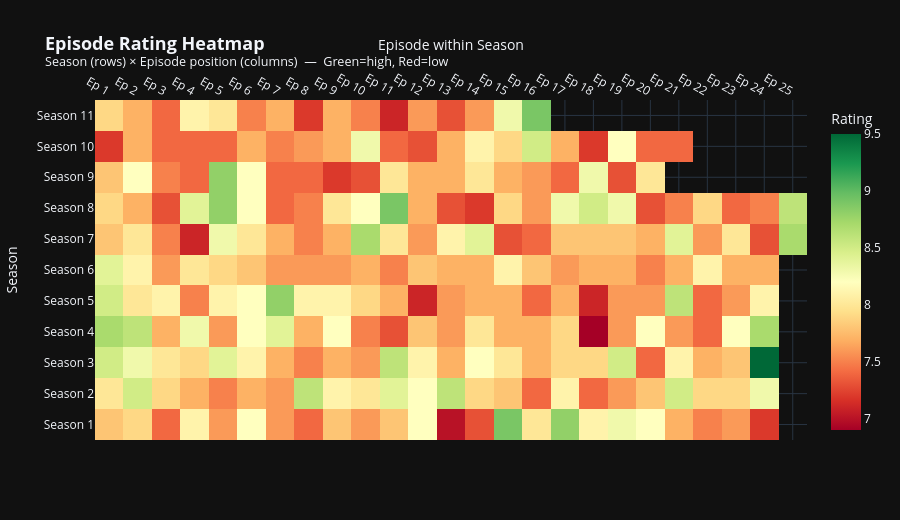

The notebook cell this image was saved under:
### Markdown cell above
## 🔥 Chart 4 — Rating Heatmap

### Code cell
# ── Chart 4: Rating Heatmap ───────────────────────────────────────────────────
pivot       = df_rated.pivot_table(index='season', columns='episode', values='rating')
title_pivot = df_rated.pivot_table(index='season', columns='episode',
                                    values='title', aggfunc='first')
hover_text = []
for s in pivot.index:
    row = []
    for e in pivot.columns:
        try:
            rv = pivot.loc[s, e];  tv = title_pivot.loc[s, e]
            row.append(f'S{s:02d}E{e:02d}: {tv}<br>Rating: {rv:.1f}' if pd.notna(rv) else '')
        except Exception:
            row.append('')
    hover_text.append(row)
fig4 = go.Figure(go.Heatmap(
    z=pivot.values,
    x=[f'Ep {c}' for c in pivot.columns],
    y=[f'Season {r}' for r in pivot.index],
    text=hover_text, hovertemplate='%{text}<extra></extra>',
    colorscale='RdYlGn', zmid=8.2,
    colorbar=dict(title='Rating')
))
fig4.update_layout(
    title=dict(text='<b>Episode Rating Heatmap</b><br>'
               '<sup>Season (rows) \u00d7 Episode position (columns)  \u2014  Green=high, Red=low</sup>',
               font_size=18),
    xaxis=dict(title='Episode within Season', side='top'),
    yaxis_title='Season', template='plotly_dark', height=520)
fig4.show()

### Figure 1 — Plotly figure (JSON) as saved in the notebook; plotly's stock layout.template omitted (floating-point values rounded to 4 significant figures; data arrays with more than 128 entries replaced by an {"elided": "..."} marker saying what was removed)
{"data": [{"colorbar": {"title": {"text": "Rating"}}, "colorscale": [[0, "rgb(165,0,38)"], [0.1, "rgb(215,48,39)"], [0.2, "rgb(244,109,67)"], [0.3, "rgb(253,174,97)"], [0.4, "rgb(254,224,139)"], [0.5, "rgb(255,255,191)"], [0.6, "rgb(217,239,139)"], [0.7, "rgb(166,217,106)"], [0.8, "rgb(102,189,99)"], [0.9, "rgb(26,152,80)"], [1, "rgb(0,104,55)"]], "hovertemplate": "%{text}<extra></extra>", "text": {"elided": "11x25 str values"}, "type": "heatmap", "x": ["Ep 1", "Ep 2", "Ep 3", "Ep 4", "Ep 5", "Ep 6", "Ep 7", "Ep 8", "Ep 9", "Ep 10", "Ep 11", "Ep 12", "Ep 13", "Ep 14", "Ep 15", "Ep 16", "Ep 17", "Ep 18", "Ep 19", "Ep 20", "Ep 21", "Ep 22", "Ep 23", "Ep 24", "Ep 25"], "y": ["Season 1", "Season 2", "Season 3", "Season 4", "Season 5", "Season 6", "Season 7", "Season 8", "Season 9", "Season 10", "Season 11"], "z": {"elided": "11x25 float values"}, "zmid": 8.2}], "layout": {"height": 520, "title": {"font": {"size": 18}, "text": "<b>Episode Rating Heatmap</b><br><sup>Season (rows) × Episode position (columns)  —  Green=high, Red=low</sup>"}, "xaxis": {"side": "top", "title": {"text": "Episode within Season"}}, "yaxis": {"title": {"text": "Season"}}}}
